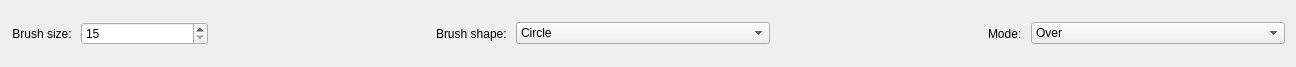
<?xml version="1.0" encoding="UTF-8"?>
<ui version="4.0">
 <class>StampToolMenu</class>
 <widget class="QWidget" name="StampToolMenu">
  <property name="geometry">
   <rect>
    <x>0</x>
    <y>0</y>
    <width>1296</width>
    <height>67</height>
   </rect>
  </property>
  <property name="windowTitle">
   <string>Form</string>
  </property>
  <layout class="QHBoxLayout" name="horizontalLayout_2">
   <item>
    <layout class="QHBoxLayout" name="horizontalLayout" stretch="3,6,10,4,12,10,0,12">
     <item>
      <widget class="QLabel" name="label_3">
       <property name="text">
        <string>Brush size: </string>
       </property>
       <property name="alignment">
        <set>Qt::AlignRight|Qt::AlignTrailing|Qt::AlignVCenter</set>
       </property>
      </widget>
     </item>
     <item>
      <widget class="QSpinBox" name="sizeSpinBox">
       <property name="minimum">
        <number>15</number>
       </property>
       <property name="maximum">
        <number>500</number>
       </property>
      </widget>
     </item>
     <item>
      <spacer name="horizontalSpacer_2">
       <property name="orientation">
        <enum>Qt::Horizontal</enum>
       </property>
       <property name="sizeHint" stdset="0">
        <size>
         <width>40</width>
         <height>20</height>
        </size>
       </property>
      </spacer>
     </item>
     <item>
      <widget class="QLabel" name="label_4">
       <property name="text">
        <string>Brush shape: </string>
       </property>
       <property name="alignment">
        <set>Qt::AlignRight|Qt::AlignTrailing|Qt::AlignVCenter</set>
       </property>
      </widget>
     </item>
     <item>
      <widget class="QComboBox" name="comboBox">
       <item>
        <property name="text">
         <string>Circle</string>
        </property>
       </item>
       <item>
        <property name="text">
         <string>Square</string>
        </property>
       </item>
       <item>
        <property name="text">
         <string>Faded circle</string>
        </property>
       </item>
      </widget>
     </item>
     <item>
      <spacer name="horizontalSpacer_3">
       <property name="orientation">
        <enum>Qt::Horizontal</enum>
       </property>
       <property name="sizeHint" stdset="0">
        <size>
         <width>40</width>
         <height>20</height>
        </size>
       </property>
      </spacer>
     </item>
     <item>
      <widget class="QLabel" name="label">
       <property name="text">
        <string>Mode: </string>
       </property>
      </widget>
     </item>
     <item>
      <widget class="QComboBox" name="modeComboBox">
       <item>
        <property name="text">
         <string>Over</string>
        </property>
       </item>
       <item>
        <property name="text">
         <string>Multiply</string>
        </property>
       </item>
       <item>
        <property name="text">
         <string>Screen</string>
        </property>
       </item>
       <item>
        <property name="text">
         <string>Overlay</string>
        </property>
       </item>
      </widget>
     </item>
    </layout>
   </item>
  </layout>
 </widget>
 <resources/>
 <connections/>
</ui>
